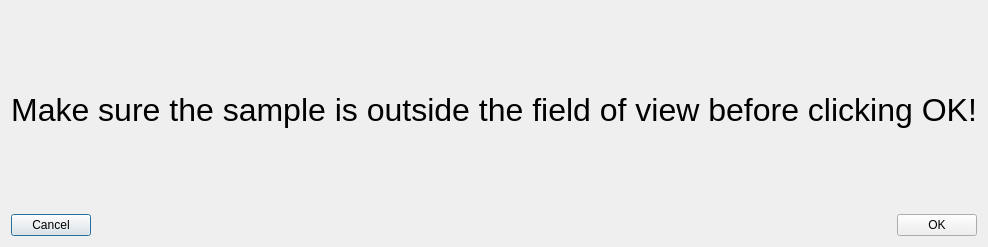
<?xml version="1.0" encoding="UTF-8"?>
<ui version="4.0">
 <class>Dialog</class>
 <widget class="QDialog" name="Dialog">
  <property name="geometry">
   <rect>
    <x>0</x>
    <y>0</y>
    <width>874</width>
    <height>247</height>
   </rect>
  </property>
  <property name="windowTitle">
   <string>Dialog</string>
  </property>
  <layout class="QVBoxLayout" name="verticalLayout">
   <item>
    <spacer name="verticalSpacer">
     <property name="orientation">
      <enum>Qt::Vertical</enum>
     </property>
     <property name="sizeHint" stdset="0">
      <size>
       <width>20</width>
       <height>64</height>
      </size>
     </property>
    </spacer>
   </item>
   <item>
    <widget class="QLabel" name="label">
     <property name="font">
      <font>
       <pointsize>24</pointsize>
      </font>
     </property>
     <property name="text">
      <string>Make sure the sample is outside the field of view before clicking OK!</string>
     </property>
     <property name="alignment">
      <set>Qt::AlignCenter</set>
     </property>
    </widget>
   </item>
   <item>
    <spacer name="verticalSpacer_2">
     <property name="orientation">
      <enum>Qt::Vertical</enum>
     </property>
     <property name="sizeHint" stdset="0">
      <size>
       <width>20</width>
       <height>64</height>
      </size>
     </property>
    </spacer>
   </item>
   <item>
    <layout class="QHBoxLayout" name="horizontalLayout">
     <item>
      <widget class="QPushButton" name="pushButton_2">
       <property name="text">
        <string>Cancel</string>
       </property>
      </widget>
     </item>
     <item>
      <spacer name="horizontalSpacer">
       <property name="orientation">
        <enum>Qt::Horizontal</enum>
       </property>
       <property name="sizeHint" stdset="0">
        <size>
         <width>40</width>
         <height>20</height>
        </size>
       </property>
      </spacer>
     </item>
     <item>
      <widget class="QPushButton" name="pushButton">
       <property name="text">
        <string>OK</string>
       </property>
      </widget>
     </item>
    </layout>
   </item>
  </layout>
 </widget>
 <resources/>
 <connections>
  <connection>
   <sender>pushButton_2</sender>
   <signal>clicked()</signal>
   <receiver>Dialog</receiver>
   <slot>reject()</slot>
   <hints>
    <hint type="sourcelabel">
     <x>59</x>
     <y>221</y>
    </hint>
    <hint type="destinationlabel">
     <x>241</x>
     <y>163</y>
    </hint>
   </hints>
  </connection>
  <connection>
   <sender>pushButton</sender>
   <signal>clicked()</signal>
   <receiver>Dialog</receiver>
   <slot>ok_clicked()</slot>
   <hints>
    <hint type="sourcelabel">
     <x>810</x>
     <y>217</y>
    </hint>
    <hint type="destinationlabel">
     <x>587</x>
     <y>159</y>
    </hint>
   </hints>
  </connection>
 </connections>
 <slots>
  <slot>ok_clicked()</slot>
 </slots>
</ui>
